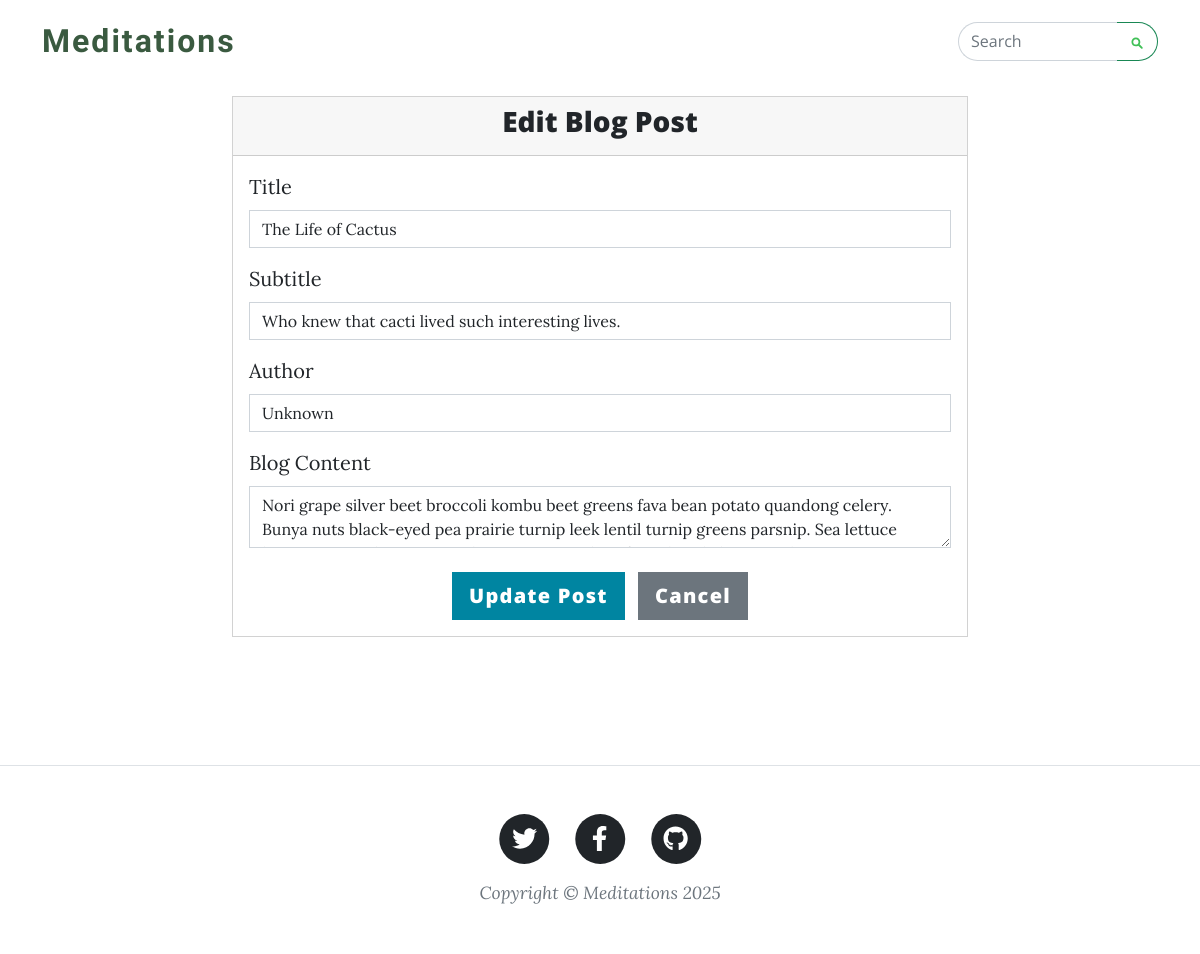
Screenshot of /edit_post/1 with the database file from the repository.
### server.py (models this page shows, shortened)
class BlogPost(db.Model):
    id: Mapped[int] = mapped_column(Integer, primary_key=True)
    title: Mapped[str] = mapped_column(String(100), nullable=False)
    subtitle: Mapped[str] = mapped_column(String(100), nullable=False)
    body: Mapped[str] = mapped_column(String, nullable=False)
    author: Mapped[str] = mapped_column(String(100), nullable=False)
    date: Mapped[str] = mapped_column(String(100), nullable=False)

### server.py (the view, shortened to what this page needs)
@app.route('/edit_post/<int:id>', methods=['GET', 'POST'])
def edit_post(id):
    blog_post = BlogPost.query.get_or_404(id)
    form = BlogPostForm()
    if request.method == 'GET':
        form.title.data = blog_post.title
        form.subtitle.data = blog_post.subtitle
        form.author.data = blog_post.author
        form.blog_content.data = blog_post.body
    return render_template('blog_modal.html',
                         show_header=False,
                         year=get_current_year(),
                         form=form,
                         edit_mode=True,
                         post_id=id)

### server.py
class BlogPostForm(FlaskForm):
    title = StringField('Title', validators=[DataRequired()])
    subtitle = StringField('Subtitle', validators=[DataRequired()])
    author = StringField('Author', validators=[DataRequired()])
    blog_content = CKEditorField('Blog Content', validators=[DataRequired()])
    submit = SubmitField('Submit')

### server.py (called while the page is built)
def get_current_year():
    return date.today().year

### templates/blog_modal.html (shortened to what this page needs)
{% extends "base.html" %}
{% from 'bootstrap4/form.html' import render_form %}
{% block content %}
<div class="container mt-10" style="margin-top: 6rem;">
    <div class="row justify-content-center">
        <div class="col-md-8">
            <div class="card">
                <div class="card-header">
                    <h3 class="text-center">
                        {% if edit_mode %}
                            Edit Blog Post
                        {% else %}
                            Add New Blog Post
                        {% endif %}
                    </h3>
                </div>
                <div class="card-body">
                    {% if edit_mode %}
                        <form method="POST" action="{{ url_for('edit_post', id=post_id) }}">
                    {% else %}
                        <form method="POST" action="{{ url_for('add_post') }}">
                    {% endif %}
                        <div class="mb-3">
                            {{ form.title.label(class="form-label") }}
                            {{ form.title(class="form-control") }}
                        </div>
                        <div class="mb-3">
                            {{ form.subtitle.label(class="form-label") }}
                            {{ form.subtitle(class="form-control") }}
                        </div>
                        <div class="mb-3">
                            {{ form.author.label(class="form-label") }}
                            {{ form.author(class="form-control") }}
                        </div>
                        <div class="mb-3">
                            {{ form.blog_content.label(class="form-label") }}
                            {{ form.blog_content(class="form-control") }}
                        </div>
                        <div class="text-center mt-4">
                            <button type="submit" class="btn btn-primary btn-lg">
                                {% if edit_mode %}
                                    Update Post
                                {% else %}
                                    Create Post
                                {% endif %}
                            </button>
                            <a href="{{ url_for('home') }}" class="btn btn-secondary btn-lg ms-2">Cancel</a>
                        </div>
                    </form>
                </div>
            </div>
        </div>
    </div>
</div>
{% endblock %}

### rows the page displays
BlogPost: title "The Life of Cactus", subtitle "Who knew that cacti lived such interesting lives.", author "Unknown"

### other values shown
{{ year if year else '2024' }} "2025"
